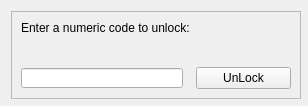
<?xml version="1.0" encoding="UTF-8"?>
<ui version="4.0">
 <class>Form</class>
 <widget class="QWidget" name="Form">
  <property name="geometry">
   <rect>
    <x>0</x>
    <y>0</y>
    <width>308</width>
    <height>106</height>
   </rect>
  </property>
  <property name="minimumSize">
   <size>
    <width>308</width>
    <height>106</height>
   </size>
  </property>
  <property name="maximumSize">
   <size>
    <width>308</width>
    <height>106</height>
   </size>
  </property>
  <property name="windowTitle">
   <string>Form</string>
  </property>
  <layout class="QHBoxLayout" name="horizontalLayout">
   <item>
    <widget class="QFrame" name="frame">
     <property name="minimumSize">
      <size>
       <width>290</width>
       <height>88</height>
      </size>
     </property>
     <property name="maximumSize">
      <size>
       <width>290</width>
       <height>88</height>
      </size>
     </property>
     <property name="frameShape">
      <enum>QFrame::StyledPanel</enum>
     </property>
     <property name="frameShadow">
      <enum>QFrame::Raised</enum>
     </property>
     <layout class="QGridLayout" name="gridLayout_2">
      <item row="2" column="1">
       <widget class="QPushButton" name="UnLockButton">
        <property name="text">
         <string>UnLock</string>
        </property>
       </widget>
      </item>
      <item row="0" column="0" alignment="Qt::AlignTop">
       <widget class="QLabel" name="label">
        <property name="text">
         <string>Enter a numeric code to unlock:</string>
        </property>
       </widget>
      </item>
      <item row="2" column="0">
       <widget class="QLineEdit" name="UnLocklineEdit">
        <property name="minimumSize">
         <size>
          <width>162</width>
          <height>20</height>
         </size>
        </property>
        <property name="maximumSize">
         <size>
          <width>162</width>
          <height>20</height>
         </size>
        </property>
       </widget>
      </item>
     </layout>
    </widget>
   </item>
  </layout>
 </widget>
 <resources/>
 <connections/>
</ui>
